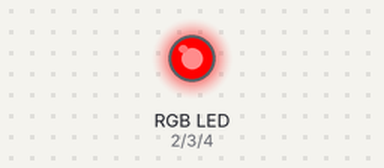
Bench run of a sketch on a simulated Arduino Uno, built with avr-gcc and run on an emulated ATmega328P. Shown: an RGB LED mixed from three pins (HIGH = lit).

Above: at 0.05 s.
At 2.95 s:
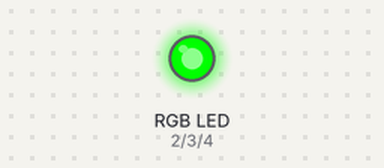
At 4.5 s:
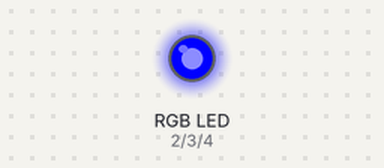
At 6.05 s:
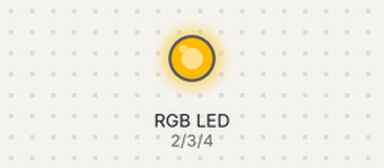
At 11.95 s:
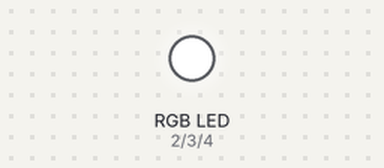
Timing chart, 0 to 15.6 s (numbered marks = the images above):
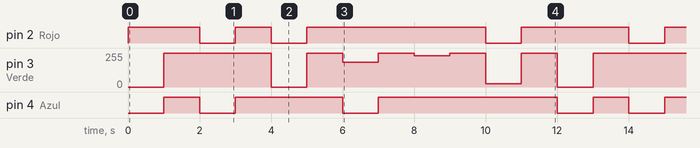

Measured:
- by itself, pin 2 (Rojo): repeats every 12.0 s: LOW 1.0 s, HIGH 1.0 s, LOW 1.0 s, HIGH 5.0 s, LOW 1.0 s, HIGH 3.0 s
- by itself, pin 4 (Azul): repeats every 12.0 s: LOW 1.0 s, HIGH 3.0 s, LOW 1.0 s, HIGH 5.0 s, LOW 1.0 s, HIGH 1.0 s
- by itself, pin 3 (Verde): repeats every 12.0 s: 0/255 1.0 s, 255/255 1.0 s, 186/255 1.0 s, 255/255 1.0 s, 235/255 1.0 s, 255/255 1.0 s, 23/255 1.0 s, 255/255 1.0 s, 0/255 1.0 s, 255/255 3.0 s

The sketch:

Practica1_RGB.ino
```cpp
int Rojo = 2;
int Verde = 3;
int Azul = 4;

void setup() {


  pinMode(Rojo, OUTPUT);
  pinMode(Verde, OUTPUT);
  pinMode(Azul, OUTPUT);

}

void convertir(int r,int v, int a){
r= 255-r;
v= 255-v;
a= 255-a;
  analogWrite(Rojo, r );
  analogWrite(Verde, v);
  analogWrite(Azul, a);
  delay(1000);

}


void loop() {
convertir(0, 255, 255);
convertir(0, 0, 0);
convertir(255, 0, 255);
convertir(0, 0, 0);
convertir(255, 255, 0);
convertir(0, 0, 0);
convertir(66, 69, 244);
convertir(0, 0, 0);
convertir(90, 20, 100);
convertir(0, 0, 0);
convertir(244, 232, 66);
convertir(0, 0, 0);

}
```
